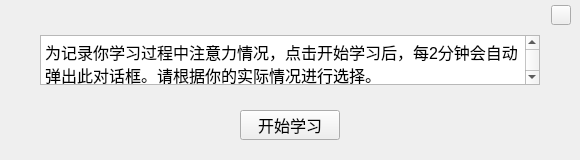
<?xml version="1.0" encoding="UTF-8"?>
<ui version="4.0">
 <class>Form</class>
 <widget class="QWidget" name="Form">
  <property name="geometry">
   <rect>
    <x>0</x>
    <y>0</y>
    <width>580</width>
    <height>160</height>
   </rect>
  </property>
  <property name="windowTitle">
   <string>学习提醒工具</string>
  </property>
  <property name="windowIcon">
   <iconset resource="img.qrc">
    <normaloff>:/newPrefix/title.ico</normaloff>:/newPrefix/title.ico</iconset>
  </property>
  <property name="styleSheet">
   <string notr="true">#Form{border-image: url(:/newPrefix/background.jpg);}
</string>
  </property>
  <layout class="QVBoxLayout" name="verticalLayout">
   <property name="spacing">
    <number>0</number>
   </property>
   <property name="leftMargin">
    <number>0</number>
   </property>
   <property name="topMargin">
    <number>0</number>
   </property>
   <property name="rightMargin">
    <number>0</number>
   </property>
   <property name="bottomMargin">
    <number>0</number>
   </property>
   <item>
    <widget class="QWidget" name="widget" native="true">
     <layout class="QHBoxLayout" name="horizontalLayout">
      <property name="spacing">
       <number>0</number>
      </property>
      <property name="leftMargin">
       <number>0</number>
      </property>
      <property name="topMargin">
       <number>5</number>
      </property>
      <property name="rightMargin">
       <number>9</number>
      </property>
      <property name="bottomMargin">
       <number>0</number>
      </property>
      <item>
       <spacer name="horizontalSpacer">
        <property name="orientation">
         <enum>Qt::Horizontal</enum>
        </property>
        <property name="sizeHint" stdset="0">
         <size>
          <width>40</width>
          <height>20</height>
         </size>
        </property>
       </spacer>
      </item>
      <item>
       <widget class="QPushButton" name="pushButton_close">
        <property name="minimumSize">
         <size>
          <width>20</width>
          <height>20</height>
         </size>
        </property>
        <property name="maximumSize">
         <size>
          <width>20</width>
          <height>20</height>
         </size>
        </property>
        <property name="text">
         <string/>
        </property>
       </widget>
      </item>
     </layout>
    </widget>
   </item>
   <item>
    <widget class="QWidget" name="widget_2" native="true">
     <layout class="QVBoxLayout" name="verticalLayout_3">
      <property name="spacing">
       <number>0</number>
      </property>
      <property name="leftMargin">
       <number>0</number>
      </property>
      <property name="topMargin">
       <number>0</number>
      </property>
      <property name="rightMargin">
       <number>0</number>
      </property>
      <property name="bottomMargin">
       <number>0</number>
      </property>
      <item>
       <widget class="QStackedWidget" name="stackedWidget">
        <property name="currentIndex">
         <number>0</number>
        </property>
        <widget class="QWidget" name="page">
         <widget class="QTextEdit" name="textEdit">
          <property name="geometry">
           <rect>
            <x>40</x>
            <y>10</y>
            <width>500</width>
            <height>50</height>
           </rect>
          </property>
          <property name="minimumSize">
           <size>
            <width>500</width>
            <height>50</height>
           </size>
          </property>
          <property name="maximumSize">
           <size>
            <width>500</width>
            <height>50</height>
           </size>
          </property>
          <property name="font">
           <font>
            <pointsize>12</pointsize>
           </font>
          </property>
          <property name="readOnly">
           <bool>true</bool>
          </property>
          <property name="html">
           <string>&lt;!DOCTYPE HTML PUBLIC &quot;-//W3C//DTD HTML 4.0//EN&quot; &quot;http://www.w3.org/TR/REC-html40/strict.dtd&quot;&gt;
&lt;html&gt;&lt;head&gt;&lt;meta name=&quot;qrichtext&quot; content=&quot;1&quot; /&gt;&lt;style type=&quot;text/css&quot;&gt;
p, li { white-space: pre-wrap; }
&lt;/style&gt;&lt;/head&gt;&lt;body style=&quot; font-family:'SimSun'; font-size:12pt; font-weight:400; font-style:normal;&quot;&gt;
&lt;p style=&quot; margin-top:0px; margin-bottom:0px; margin-left:0px; margin-right:0px; -qt-block-indent:0; text-indent:0px;&quot;&gt;为记录你学习过程中注意力情况，点击开始学习后，每2分钟会自动弹出此对话框。请根据你的实际情况进行选择。&lt;/p&gt;&lt;/body&gt;&lt;/html&gt;</string>
          </property>
         </widget>
         <widget class="QPushButton" name="pushButton_run">
          <property name="geometry">
           <rect>
            <x>240</x>
            <y>85</y>
            <width>100</width>
            <height>30</height>
           </rect>
          </property>
          <property name="minimumSize">
           <size>
            <width>100</width>
            <height>30</height>
           </size>
          </property>
          <property name="maximumSize">
           <size>
            <width>100</width>
            <height>30</height>
           </size>
          </property>
          <property name="font">
           <font>
            <pointsize>12</pointsize>
           </font>
          </property>
          <property name="cursor">
           <cursorShape>PointingHandCursor</cursorShape>
          </property>
          <property name="text">
           <string>开始学习</string>
          </property>
         </widget>
        </widget>
        <widget class="QWidget" name="page_2">
         <widget class="QPushButton" name="pushButton_2">
          <property name="geometry">
           <rect>
            <x>180</x>
            <y>85</y>
            <width>150</width>
            <height>30</height>
           </rect>
          </property>
          <property name="minimumSize">
           <size>
            <width>150</width>
            <height>30</height>
           </size>
          </property>
          <property name="maximumSize">
           <size>
            <width>150</width>
            <height>30</height>
           </size>
          </property>
          <property name="font">
           <font>
            <pointsize>12</pointsize>
           </font>
          </property>
          <property name="cursor">
           <cursorShape>PointingHandCursor</cursorShape>
          </property>
          <property name="text">
           <string>2.有，思维相关任务</string>
          </property>
         </widget>
         <widget class="QTextEdit" name="textEdit_2">
          <property name="geometry">
           <rect>
            <x>40</x>
            <y>10</y>
            <width>500</width>
            <height>50</height>
           </rect>
          </property>
          <property name="minimumSize">
           <size>
            <width>500</width>
            <height>50</height>
           </size>
          </property>
          <property name="maximumSize">
           <size>
            <width>500</width>
            <height>50</height>
           </size>
          </property>
          <property name="font">
           <font>
            <pointsize>12</pointsize>
           </font>
          </property>
          <property name="readOnly">
           <bool>true</bool>
          </property>
          <property name="html">
           <string>&lt;!DOCTYPE HTML PUBLIC &quot;-//W3C//DTD HTML 4.0//EN&quot; &quot;http://www.w3.org/TR/REC-html40/strict.dtd&quot;&gt;
&lt;html&gt;&lt;head&gt;&lt;meta name=&quot;qrichtext&quot; content=&quot;1&quot; /&gt;&lt;style type=&quot;text/css&quot;&gt;
p, li { white-space: pre-wrap; }
&lt;/style&gt;&lt;/head&gt;&lt;body style=&quot; font-family:'SimSun'; font-size:12pt; font-weight:400; font-style:normal;&quot;&gt;
&lt;p align=&quot;center&quot; style=&quot; margin-top:0px; margin-bottom:0px; margin-left:0px; margin-right:0px; -qt-block-indent:0; text-indent:0px;&quot;&gt;本问题出现的前一刻，你有出现注意力转换或者走神的情况吗？&lt;/p&gt;&lt;/body&gt;&lt;/html&gt;</string>
          </property>
         </widget>
         <widget class="QPushButton" name="pushButton_3">
          <property name="geometry">
           <rect>
            <x>390</x>
            <y>85</y>
            <width>150</width>
            <height>30</height>
           </rect>
          </property>
          <property name="minimumSize">
           <size>
            <width>150</width>
            <height>30</height>
           </size>
          </property>
          <property name="maximumSize">
           <size>
            <width>150</width>
            <height>30</height>
           </size>
          </property>
          <property name="font">
           <font>
            <pointsize>12</pointsize>
           </font>
          </property>
          <property name="cursor">
           <cursorShape>PointingHandCursor</cursorShape>
          </property>
          <property name="text">
           <string>3.有，思维无关任务</string>
          </property>
         </widget>
         <widget class="QPushButton" name="pushButton_1">
          <property name="geometry">
           <rect>
            <x>40</x>
            <y>85</y>
            <width>80</width>
            <height>30</height>
           </rect>
          </property>
          <property name="minimumSize">
           <size>
            <width>80</width>
            <height>30</height>
           </size>
          </property>
          <property name="maximumSize">
           <size>
            <width>80</width>
            <height>30</height>
           </size>
          </property>
          <property name="font">
           <font>
            <pointsize>12</pointsize>
           </font>
          </property>
          <property name="cursor">
           <cursorShape>PointingHandCursor</cursorShape>
          </property>
          <property name="text">
           <string>1.没有</string>
          </property>
         </widget>
        </widget>
       </widget>
      </item>
     </layout>
    </widget>
   </item>
  </layout>
 </widget>
 <resources>
  <include location="img.qrc"/>
 </resources>
 <connections/>
</ui>
